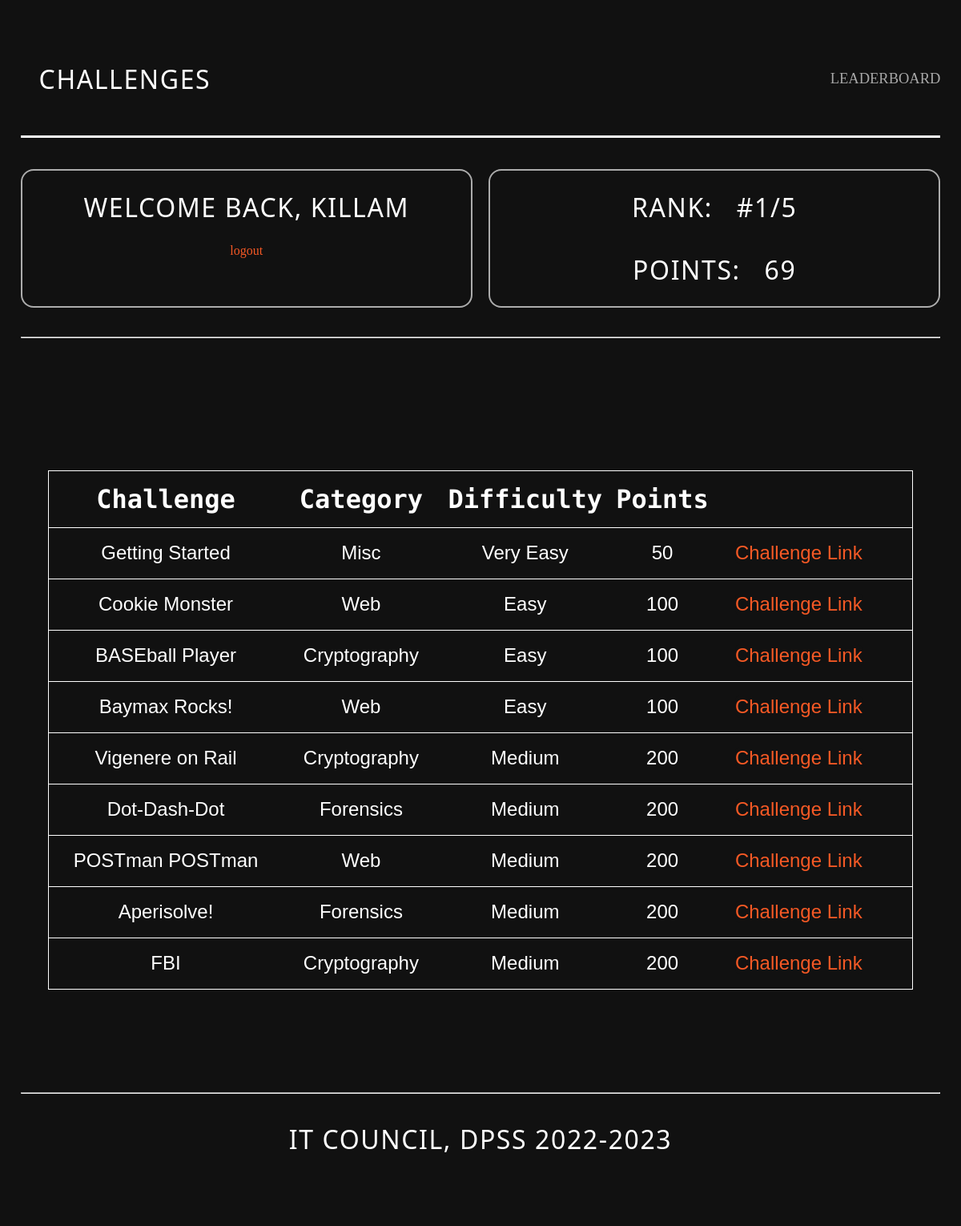
Before: /dashboard/ (signed in) with the older database file.
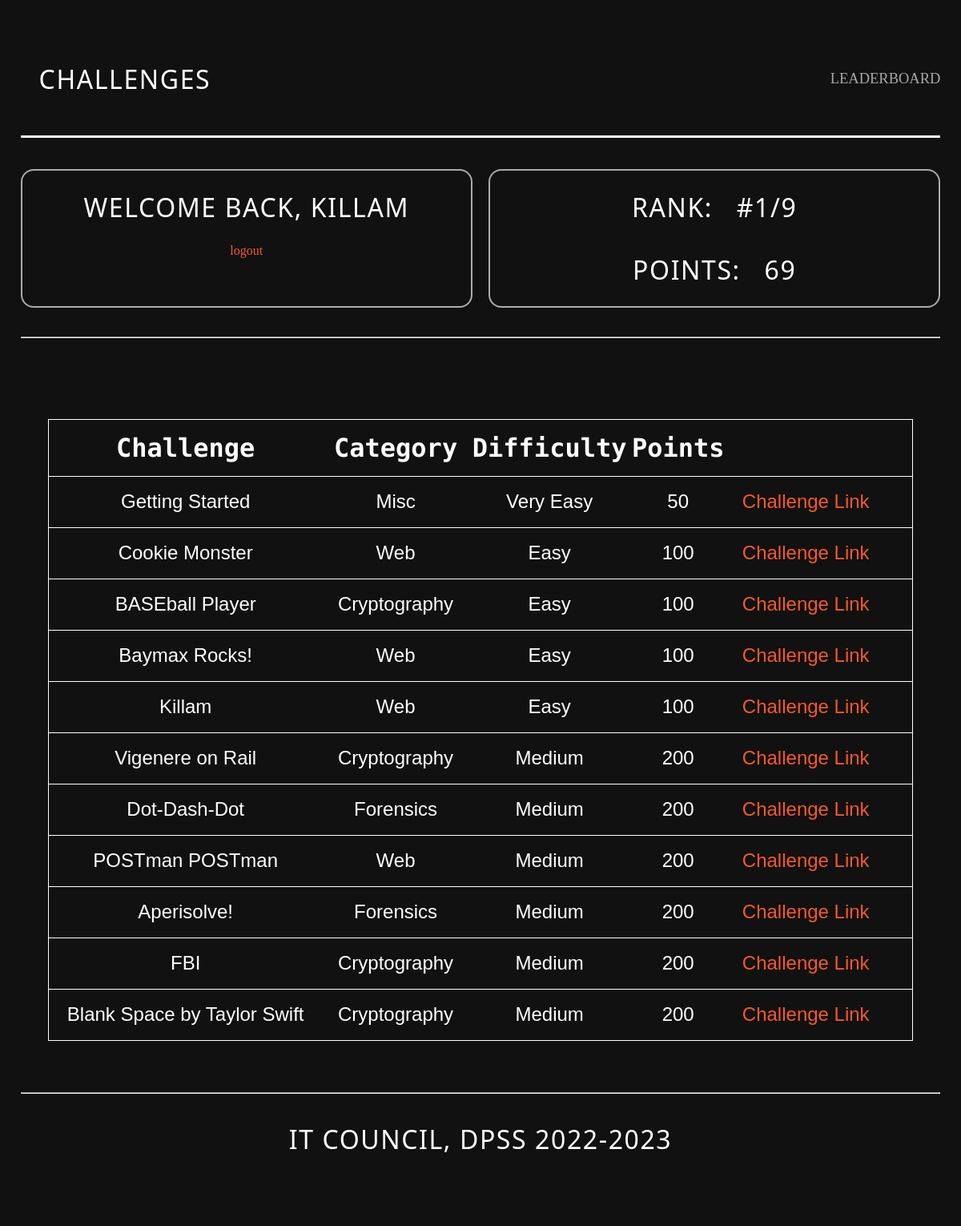
After: the same page with the newer database file.
### accounts/models.py (models this page shows)
class Player(AbstractUser):
    first_name = models.CharField(max_length=30, blank=False)
    last_name = models.CharField(max_length=30, blank=False)
    username = models.CharField(_('username'), max_length=30, unique=True, null=True) # is this team name?
    email = models.CharField(_('email'), max_length=100, unique=True, null=True)
    school = models.ForeignKey(School, on_delete=models.CASCADE, null=True, default='')
    score = models.IntegerField(default=0)
    phone_number = models.CharField(default=None, null=True, max_length=50)
    USERNAME_FIELD = 'username'
    REQUIRED_FIELDS = ('first_name', 'last_name','email', 'school', 'phone_number')
    objects = PlayerManager()
    def __str__(self):
        return self.username

### Main/models.py (models this page shows, shortened)
class Challenges(models.Model):
    title = models.CharField(max_length=255)
    category = models.CharField(max_length=255)
    difficulty = models.CharField(max_length=255)
    points = models.IntegerField()
    description = models.TextField(max_length=1000, default='')
    hint = models.CharField(max_length=255, default='')
    flag = models.CharField(max_length=255, default='DPSS{EMPTY}')
    link = models.CharField(max_length=255, default='dashboard')
    solve_status = models.BooleanField(default=False)

### Main/views.py (the view)
# urls.py: path('dashboard/', views.dashboard, name='dashboard'),
def dashboard(request):
    user = request.user
    context = {'user': user,'player':Player.objects.get(username=user), 'total_players':Player.objects.count(), 'challenges': Challenges.objects.all().order_by('points')[:]}
    if not request.user.is_authenticated:
        return redirect('login')
    return render(request, 'main/dashboard.html', context)

### Main/templates/main/dashboard.html (shortened to what this page needs)
{% extends "main/layout.html" %}
{% load static %}
{% block global_styling %}
<link rel="stylesheet" href="{% static 'css/dashboard.css' %}" />
{% endblock global_styling %}
{% block content %}
<header id="main">
<div class="l-wrapper">
    <div class="c-header"><h1>CHALLENGES</h1>
      <a href="{% url 'leaderboard' %}">LEADERBOARD</a>
    </div>
    <div class="flex-container">
        <div class="flex-child">
            <h1> Welcome back, {{user}} </h1>
            <a href="{% url 'logout' %}">logout</a>
        </div>
        <div class="flex-child">
          <h1> RANK: &nbsp; #{{player.id}}/{{total_players}} </h1>
          <h1> POINTS: &nbsp; {{player.score}} </h1>
        </div>
      </div>
      <br><br>
      <hr>
</div>
<div class="container">
    <table class='table'>
        <tr class="table-row">
            <th class="table-heading">Challenge</th>
            <th class="table-heading">Category</th>
            <th class="table-heading">Difficulty</th>
            <th class="table-heading">Points</th>
            <th class="table-heading"></th>
            <th class="table-heading"></th>
        </tr>
        {% for challenge in challenges %}
        <tr class='table-row'>
            <td class="table-data">{{challenge.title}}</td>
            <td class="table-data">{{challenge.category}}</td>
            <td class="table-data">{{challenge.difficulty}}</td>
            <td class="table-data">{{challenge.points}}</td>
            <td class="table-data"><a href="../{{challenge.link}}" >Challenge Link</a></td></td>
            <td class="table-data">
            </td>
        </tr>
        {% endfor %}
    </table>
</div>
<div class="l-wrapper-footer">
    <hr>
    <h1>IT COUNCIL, DPSS 2022-2023</h1>
</div>
</header>
{% endblock content %}

### Main/templates/main/layout.html (shortened to what this page needs)
{% load static %}
<!doctype html>
<html lang="en">
<head>
    <link rel="stylesheet" href="{% static 'css/layout.css' %}">
    {% block global_styling %}
    {% endblock %}
</head>
<body>
  {% block content %}
  {% endblock %}
</body>
</html>

### Main/static/css/layout.css (style rules this page uses)
* { box-sizing: border-box; padding: 0; margin: 0; background-color: #111111; }

### Main/static/css/dashboard.css (style rules this page uses)
body { overflow-x: hidden; }
h1 { font-family: "Major Mono Display", monospace; padding: 2%; color: #ffffff; text-align: center; font-size: 2em; }
.table { border-collapse: collapse; border: 1px solid #ffffff; width: 90vw; border-radius: 1em; margin-top: 1rem; }
.table-row { height: 8vh; border-bottom: 1px solid #ffffff; border-right: 1px solid #ffffff; border-radius: 1em; }
.table-heading { text-align: center; font-weight: 900; font-size: 2em; font-family: "Major Mono Display"; color: #ffffff; padding-top: 1rem; padding-bottom: 1rem; }
.table-data { text-align: center; font-weight: 100; font-size: 1.5em; font-family: sans-serif; color: #ffffff; word-break: break-all; padding-top: 1rem; padding-left: 1rem; padding-right: 1rem; padding-bottom: 1rem; }
.container { display: flex; flex-direction: column; height: 100%; width: 100vw; align-items: center; padding-top: 5%; justify-content: center; }
html { --black: #000000; --white: #ffffff; --darkest: #111111; --darker: #16171A; --dark: #A3AFBF; --medium: #DFE7EF; --light: #CAD4E1; --lighter: #F5F8FC; --lightest: var(--white); --primary: #f65925; --primary-light: #DDD9FF; --primary-trans: #ffffff; --yellow: #FDCB6E; --orange: #E17055; --teal: #00CEC9; --bg: var(--darkest); --color: var(--lightest); --surface: var(--darker); }
h1, h2, h3, h4, h5, h6 { font-weight: 400; text-transform: uppercase; letter-spacing: 0.05em; margin-top: 0.8rem; margin-bottom: 0.8rem; font-family: "Oswald", system-ui; }
a { color: var(--primary); text-decoration: none; transition: all 120ms ease-out 0s; display: inline-block; border-radius: 0.4rem; }
.l-wrapper { width: 100%; max-width: 1260px; margin: auto; padding: 1.6rem 1.6rem 3.2rem; }
.l-wrapper-footer { width: 100%; max-width: 1260px; margin: auto; padding: 5.6rem 1.6rem 3.2rem; }
.c-header { padding: 1rem 0; display: flex; justify-content: space-between; align-items: center; margin-bottom: 2.4rem; position: relative; }
.c-header:before { content: ""; position: absolute; bottom: 0; right: 0; left: 0; height: 0.2rem; background: var(--primary-trans); }
.c-header a { color: #ffffffa2; font-size: 18.5px; }
.flex-container { display: flex; }
.flex-child { flex: 1; border: 2px solid rgba(251, 251, 251, 0.663); border-radius:1em; text-align: center; }
.flex-child:first-child { margin-right: 20px; }
*, *::before, *::after { padding: 0; margin: 0; box-sizing: border-box; }
body { position: relative; }
#main { height: 100vh; width: 100%; position: relative; background: #111111; }

Changed rows visible on the page:
added Challenges: title "Killam", category "Web", difficulty "Easy", points "100"
added Challenges: title "Blank Space by Taylor Swift", category "Cryptography", difficulty "Medium", points "200"
Other visible differences:
{{ total_players }}: "5" → "9"
